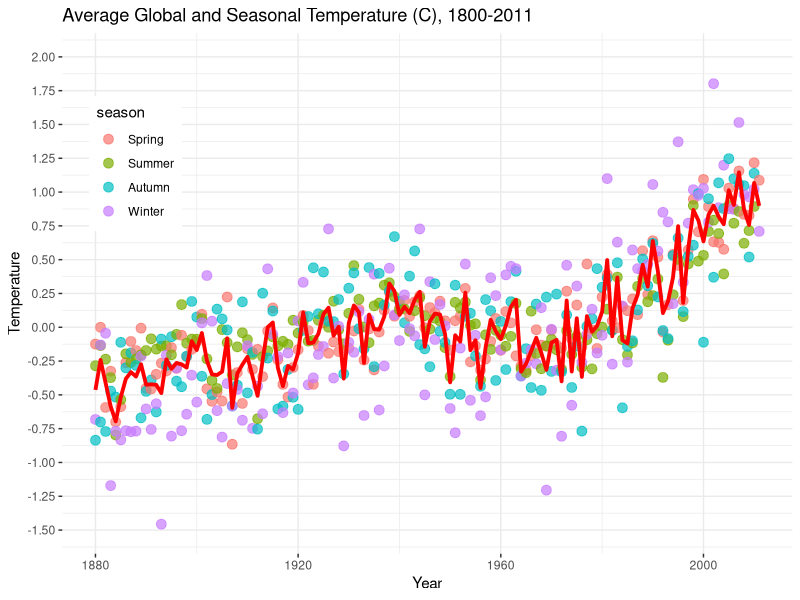

Write R code to recreate this figure.
library(ggplot2)

temp<-read.csv("temp_by_month.csv")
temp<-temp[1:1577,]
colnames(temp)<-c("year","month","avg_temp")
temp_year<-aggregate(temp$avg_temp, list(temp$year), mean)
colnames(temp_year)<-c("year","avg_temp")

temp$quarter[temp$month %in% c(1:3)] <- "Winter"
temp$quarter[temp$month %in% c(4:6)] <- "Spring"
temp$quarter[temp$month %in% c(7:9)] <- "Summer"
temp$quarter[temp$month %in% c(10:12)] <- "Autumn"
temp$quarter <- factor(temp$quarter, 
                      levels = c("Spring","Summer","Autumn","Winter"))

new_data<-aggregate(temp$avg_temp, list(temp$year,temp$quarter), mean)
temp_by_season<-new_data[order(new_data$Group.1),] 
colnames(temp_by_season)<-c("year","season","avg_temp")



#####Create the graph#####
gg<-ggplot(temp_by_season, aes(x=year, y=avg_temp,colour =season))+
  geom_point(alpha = 0.7,size = 3)+
  geom_line(data=temp_year, aes(x=year, y=avg_temp),color='red',size=1.3)+
  labs(title = "Average Global and Seasonal Temperature (C), 1800-2011",
       x="Year",
       y="Temperature")+
  scale_y_continuous(limits=c(-1.5,2), breaks=seq(-1.5,2,0.25))+
  theme_bw()+theme(panel.border = element_blank())+
  theme(legend.position = c(.1, 0.75))
gg

